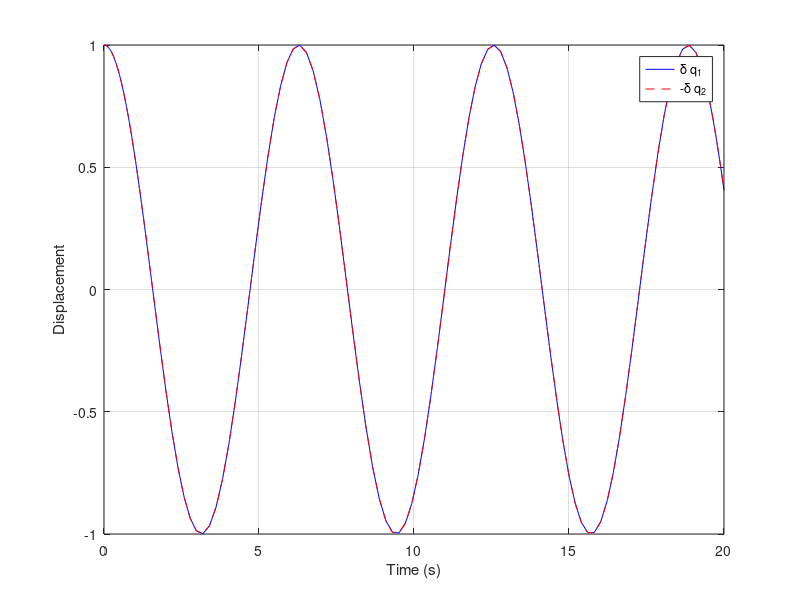
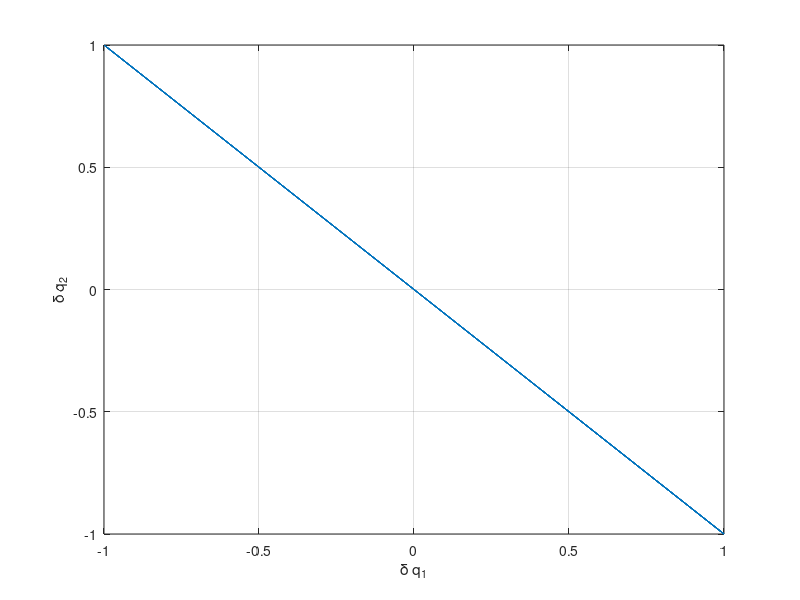
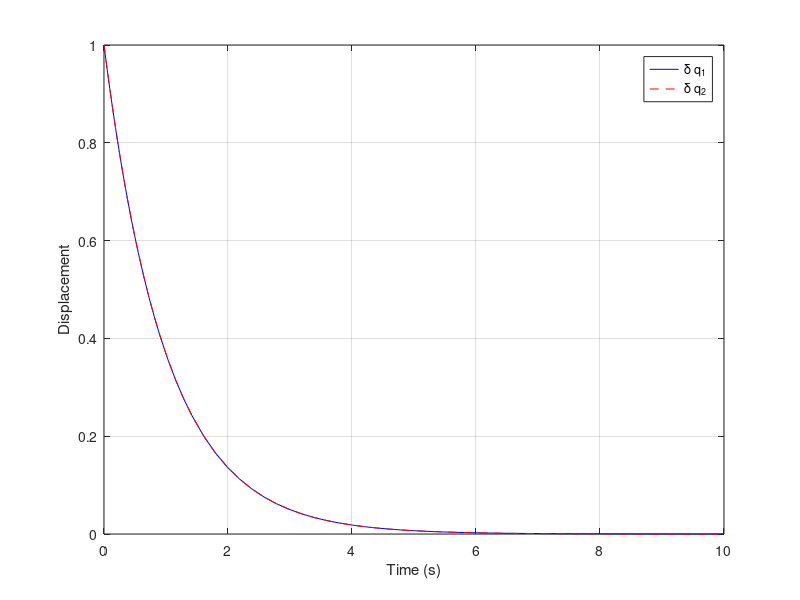
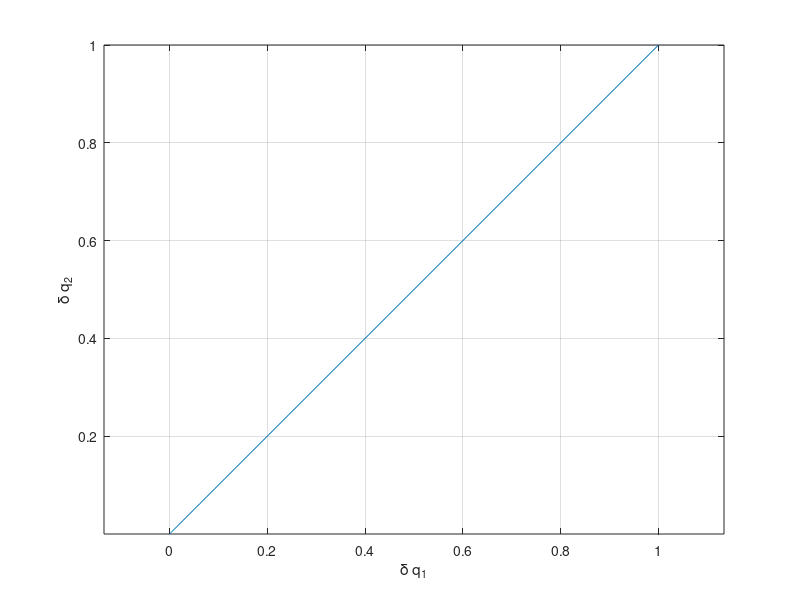

Write the MATLAB code that produced these figures, in order.
clc
close all
clear
%% Hw 6

% part e
Omega = 1;
w = sqrt(2)*Omega;

A = [0, 0, 1, 0;
     0, 0, 0, 1;
     Omega^2-w^2/2, w^2/2, 0, 0;
     w^2/2, Omega^2-w^2/2, 0, 0];

% IC
x0 = [1; -1; 0; 0];

% sim
tspan = [0 20];
[t,x] = ode45(@(t,x) A*x, tspan, x0);

% Plot 1
figure;
plot(t,x(:,1),'b');
hold on;
plot(t,-x(:,2),'r--');
xlabel('Time (s)');
ylabel('Displacement');
legend('\delta q_1','-\delta q_2');
grid on;

% Plot 2
figure;
plot(x(:,1),x(:,2));
xlabel('\delta q_1');
ylabel('\delta q_2');
grid on;

%%

% part f

% New IC
x0 = [1; 1; -1; -1];

% Simulate
[t,x] = ode45(@(t,x) A*x, [0 10], x0);

% Plot 1
figure;
plot(t,x(:,1),'b');
hold on;
plot(t,x(:,2),'r--');
xlabel('Time (s)');
ylabel('Displacement');
legend('\delta q_1','\delta q_2');
grid on;

% Plot 2
figure;
plot(x(:,1),x(:,2));
xlabel('\delta q_1');
ylabel('\delta q_2');
axis equal;
grid on;


% part g 

%% Part (g)

% Initial conditions
x0 = [1; 1; 1; 1];

% Simulate
[t,x] = ode45(@(t,x) A*x, [0 5], x0);

% Plot 1
figure;
plot(t,x(:,1),'b');
hold on;
plot(t,x(:,2),'r--');
xlabel('Time (s)');
ylabel('Displacement');
legend('\delta q_1','\delta q_2');
grid on;

% Plot 2
figure;
plot(x(:,1),x(:,2));
xlabel('\delta q_1');
ylabel('\delta q_2');
axis equal;
grid on;
